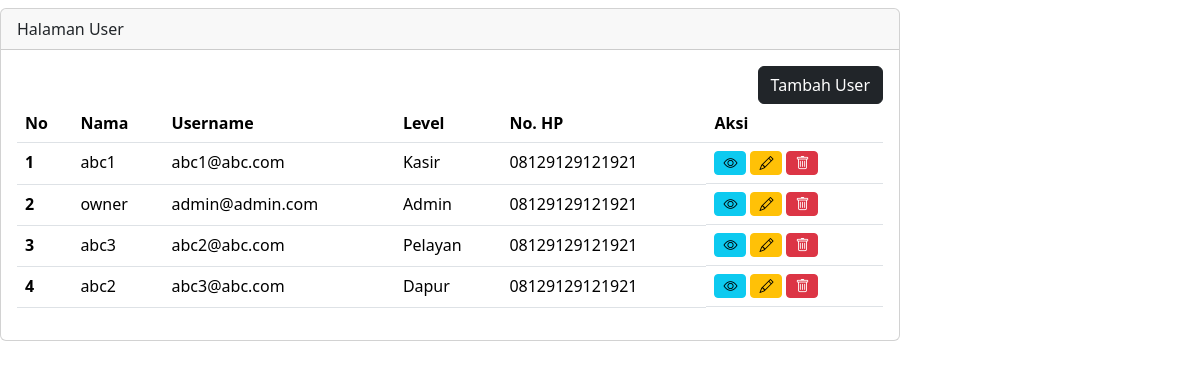
Screenshot of /user.php with the database file from the repository.
### tables this page shows
CREATE TABLE `tb_user` (
  `id` int(11) NOT NULL,
  `nama` varchar(200) DEFAULT NULL,
  `username` varchar(200) DEFAULT NULL,
  `password` varchar(200) DEFAULT NULL,
  `level` int(1) DEFAULT NULL,
  `nohp` varchar(15) DEFAULT NULL,
  `alamat` varchar(300) DEFAULT NULL
);

### user.php (the view, shortened to what this page needs)
<link href="https://cdn.jsdelivr.net/npm/bootstrap@5.3.3/dist/css/bootstrap.min.css" rel="stylesheet">
<link href="https://cdn.jsdelivr.net/npm/bootstrap-icons@1.10.5/font/bootstrap-icons.css" rel="stylesheet">
<?php
include "proses/connect.php";
$query = mysqli_query($conn, "SELECT * FROM tb_user");
while ($record = mysqli_fetch_array($query)) {
    $result[] = $record;
}
?>
<div class="col-lg-9 mt-2">
    <div class="card">
        <div class="card-header">
            Halaman User
        </div>
        <div class="card-body">
            <div class="row">
                <div class="col d-flex justify-content-end">
                    <button type="button" class="btn btn-dark" data-bs-toggle="modal"
                        data-bs-target="#ModalTambahUser">Tambah User</button>
                </div>
            </div>
            <?php
            if (empty($result)) {
                echo  "Data user tidak ada";
            } else {
            ?>
                <div class="table-responsive">
                    <table class="table table-hover">
                        <thead>
                            <tr>
                                <th scope="col">No</th>
                                <th scope="col">Nama</th>
                                <th scope="col">Username</th>
                                <th scope="col">Level</th>
                                <th scope="col">No. HP</th>
                                <th scope="col">Aksi</th>
                            </tr>
                        </thead>
                        <tbody>
                        <?php
                    }
                    $no = 1;
                    foreach ($result as $row) {
                        ?>
                            <tr>
                                <th scope="row"><?php echo $no++; ?></th>
                                <td><?php echo $row['nama']; ?></td>
                                <td><?php echo $row['username']; ?></td>
                                <td><?php
                                    if ($row['level'] == 1) {
                                        echo "Admin";
                                    } elseif ($row['level'] == 2) {
                                        echo "Kasir";
                                    } elseif ($row['level'] == 3) {
                                        echo "Pelayan";
                                    } elseif ($row['level'] == 4) {
                                        echo "Dapur";
                                    }
                                    ?></td>
                                <td><?php echo $row['nohp']; ?></td>
                                <td class="d-flex">
                                    <button class="btn btn-info btn-sm me-1" data-bs-toggle="modal"
                                        data-bs-target="#ModalView<?php echo $row['id']; ?>">
                                        <i class="bi bi-eye"></i>
                                    </button>
                                    <button class="btn btn-warning btn-sm me-1" data-bs-toggle="modal"
                                        data-bs-target="#ModalEdit<?php echo $row['id']; ?>">
                                        <i class="bi bi-pencil"></i>
                                    </button>
                                    <button class="btn btn-danger btn-sm me-1" data-bs-toggle="modal"
                                        data-bs-target="#ModalDelete<?php echo $row['id']; ?>">
                                        <i class="bi bi-trash"></i>
                                    </button>
                                </td>
                            </tr>
                        <?php
                    }
                        ?>
                        </tbody>
                    </table>
                </div>
        </div>
    </div>
</div>
</body>
</html>

### rows the page displays
tb_user: nama "abc1", username "abc1@abc.com", level "Kasir", nohp "08129129121921"
tb_user: nama "owner", username "admin@admin.com", level "Admin", nohp "08129129121921"
tb_user: nama "abc3", username "abc2@abc.com", level "Pelayan", nohp "08129129121921"
tb_user: nama "abc2", username "abc3@abc.com", level "Dapur", nohp "08129129121921"
